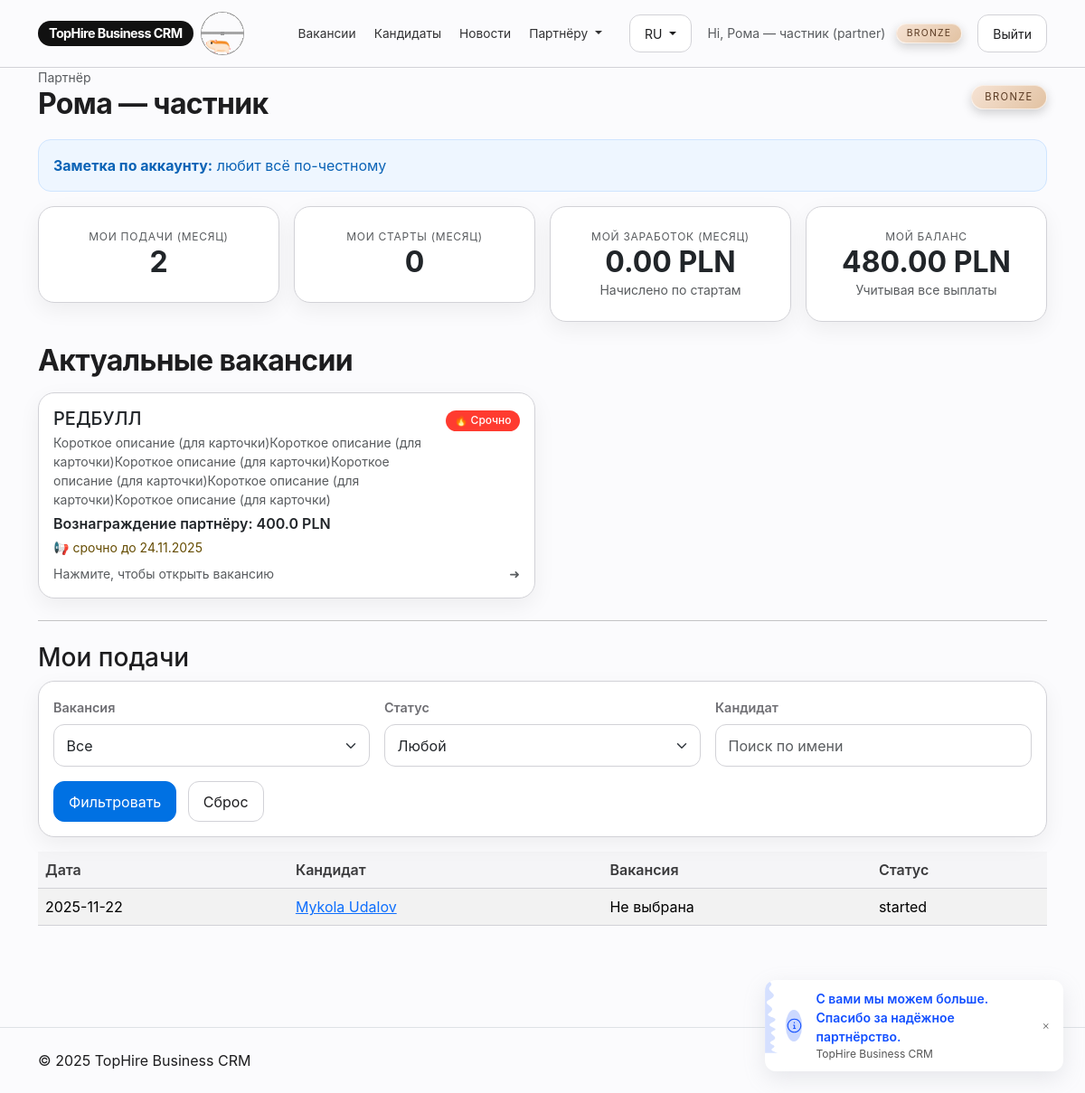
/?job_id=1 (signed in), run on the app's committed database.
### models.py (models this page shows, shortened)
class Base(DeclarativeBase):
    pass

class User(Base):
    __tablename__ = "users"
    id: Mapped[int] = mapped_column(primary_key=True)
    name: Mapped[str] = mapped_column(String(180))
    email: Mapped[str] = mapped_column(String(255), unique=True, index=True)
    password_hash: Mapped[str] = mapped_column(String(255))
    role: Mapped[str] = mapped_column(String(32))  # coordinator|recruiter|partner
    is_active: Mapped[bool] = mapped_column(Boolean, default=True)
    note: Mapped[str] = mapped_column(Text, default="")
    is_blocked: Mapped[bool] = mapped_column(Boolean, default=False)
    bank_account: Mapped[str] = mapped_column(String(255), default="")
    bank_name: Mapped[str] = mapped_column(String(255), default="")
    company_name: Mapped[str] = mapped_column(String(255), default="")
    tax_id: Mapped[str] = mapped_column(String(100), default="")
    address: Mapped[str] = mapped_column(Text, default="")
    payout_note: Mapped[str] = mapped_column(Text, default="")
    settlement_day: Mapped[int] = mapped_column(Integer, default=10)
    created_at: Mapped[datetime] = mapped_column(DateTime, default=datetime.utcnow)

class Job(Base):
    __tablename__ = "jobs"
    id: Mapped[int] = mapped_column(primary_key=True)
    title: Mapped[str] = mapped_column(String(200))
    location: Mapped[str] = mapped_column(String(200), default="")
    description: Mapped[str] = mapped_column(Text, default="")
    short_description: Mapped[str] = mapped_column(String(255), default="")
    status: Mapped[str] = mapped_column(String(32), default="active")
    priority: Mapped[str] = mapped_column(String(32), default="normal")  # urgent|normal|low
    gender_preference: Mapped[str] = mapped_column(String(32), default="")  # m/f/any, хранится как текст
    age_to: Mapped[int] = mapped_column(Integer, default=0)  # 0 = без ограничения
    partner_fee_amount: Mapped[float] = mapped_column(Float, default=0.0)
    recruiter_fee_amount: Mapped[float] = mapped_column(Float, default=0.0)
    promo_multiplier: Mapped[float] = mapped_column(Float, default=1.0)
    promo_label: Mapped[str] = mapped_column(String(255), default="")
    created_at: Mapped[datetime] = mapped_column(DateTime, default=datetime.utcnow)

class Candidate(Base):
    __tablename__ = "candidates"
    id: Mapped[int] = mapped_column(primary_key=True)
    job_id: Mapped[int] = mapped_column(ForeignKey("jobs.id"))
    submitter_id: Mapped[int] = mapped_column(ForeignKey("users.id"))
    full_name: Mapped[str] = mapped_column(String(200))
    phone: Mapped[str] = mapped_column(String(100), default="")
    email: Mapped[str] = mapped_column(String(200), default="")
    cv_url: Mapped[str] = mapped_column(String(400), default="")
    notes: Mapped[str] = mapped_column(Text, default="")
    status: Mapped[str] = mapped_column(String(32), default="Подан")
    partner_fee_offer: Mapped[float] = mapped_column(Float, default=0.0)
    recruiter_fee_offer: Mapped[float] = mapped_column(Float, default=0.0)
    created_at: Mapped[datetime] = mapped_column(DateTime, default=datetime.utcnow)

### app.py (the view, shortened to what this page needs)
@app.route("/")
@login_required
def index():
    u = g.user
    ym = date.today().strftime("%Y-%m")
    if u.role == "partner":
        jobs = (db.session.query(Job)
                .filter(Job.status=="active")
                .order_by(
                    case((Job.priority=="top", 0),
                         (Job.priority=="urgent", 1),
                         (Job.priority=="normal", 2),
                         else_=3),
                    Job.created_at.desc()
                )
                .limit(4)
                .all())
        sub_job_id = request.args.get("job_id", type=int)
        sub_status = request.args.get("status")
        sub_q = (request.args.get("q") or "").strip()
        q_sub = (db.session.query(Candidate, case((Job.status=="active", Job.title), else_=None).label("job_title"))
                 .join(Job, Candidate.job_id==Job.id)
                 .filter(Candidate.submitter_id==u.id,
                         Candidate.status != "Удалён"))
        if sub_job_id:
            q_sub = q_sub.filter(Candidate.job_id==sub_job_id)
        if sub_status:
            q_sub = q_sub.filter(Candidate.status==sub_status)
        if sub_q:
            like_val = f"%{sub_q}%"
            q_sub = q_sub.filter(Candidate.full_name.ilike(like_val))
        submissions = q_sub.order_by(Candidate.created_at.desc()).limit(200).all()
        my_submissions = db.session.query(func.count(Candidate.id)).filter(
            Candidate.submitter_id==u.id,
            func.strftime("%Y-%m", Candidate.created_at)==ym,
            Candidate.status != "Удалён").scalar() or 0
        my_starts = (db.session.query(func.count(Placement.id))
                     .join(Candidate, Candidate.id==Placement.candidate_id)
                     .filter(Candidate.submitter_id==u.id,
                             func.strftime("%Y-%m", Placement.start_date)==ym).scalar() or 0)
        my_month_accrued = (db.session.query(func.coalesce(func.sum(Placement.partner_commission), 0.0))
                             .join(Candidate, Candidate.id==Placement.candidate_id)
                             .filter(Candidate.submitter_id==u.id,
                                     func.strftime("%Y-%m", Placement.start_date)==ym).scalar() or 0.0)
        my_month_paid = (db.session.query(func.coalesce(func.sum(Placement.partner_commission), 0.0))
                          .join(Candidate, Candidate.id==Placement.candidate_id)
                          .filter(Candidate.submitter_id==u.id,
                                  Placement.partner_paid == True,
                                  Placement.partner_paid_at.is_not(None),
                                  func.strftime("%Y-%m", Placement.partner_paid_at)==ym).scalar() or 0.0)
        total_accrued = (db.session.query(func.coalesce(func.sum(Placement.partner_commission), 0.0))
                          .join(Candidate, Candidate.id==Placement.candidate_id)
                          .filter(Candidate.submitter_id==u.id).scalar() or 0.0)
        total_paid = (db.session.query(func.coalesce(func.sum(Placement.partner_commission), 0.0))
                       .join(Candidate, Candidate.id==Placement.candidate_id)
                       .filter(Candidate.submitter_id==u.id,
                               Placement.partner_paid == True).scalar() or 0.0)
        my_balance = total_accrued - total_paid
        partner_note = u.note or ""
        return render_template(
            "dash_partner.html",
            jobs=jobs,
            submissions=submissions,
            partner_note=partner_note,
            pipeline=PIPELINE,
            current_filters={"job_id": sub_job_id, "status": sub_status, "q": sub_q},
            kpi={
                "my_submissions": my_submissions,
                "my_starts": my_starts,
                "my_partner_sum": round(my_month_accrued, 2),
                "my_partner_paid": round(my_month_paid, 2),
                "my_partner_balance": round(my_balance, 2),
            },
        )

### templates/dash_partner.html (shortened to what this page needs)
{% extends "layout.html" %}
{% block content %}
<div class="d-flex justify-content-between align-items-center flex-wrap gap-3 mb-3">
  <div>
    <div class="small text-muted">Партнёр</div>
    <h1 class="hero-title mb-1">{{ g.user.name }}</h1>
  </div>
  <div>
    {% set tiers = ['Bronze','Silver','Gold','Platinum','Diamond'] %}
    {% set tier = g.user.note if g.user.note in tiers else 'Bronze' %}
    <div class="tier-badge tier-{{ tier|lower }}">{{ tier }}</div>
  </div>
</div>
{% if partner_note %}
<div class="alert alert-{{ 'danger' if 'не брать' in partner_note.lower() else 'success' }}">
  <strong>Заметка по аккаунту:</strong> {{ partner_note }}
</div>
{% endif %}
<div class="row g-3 mb-4">
  <div class="col-md-3"><div class="card p-4 kpi-card text-center">
    <div class="label small text-muted">Мои подачи (месяц)</div>
    <div class="value display-6">{{ kpi.my_submissions }}</div>
  </div></div>
  <div class="col-md-3"><div class="card p-4 kpi-card text-center">
    <div class="label small text-muted">Мои старты (месяц)</div>
    <div class="value display-6">{{ kpi.my_starts }}</div>
  </div></div>
  <div class="col-md-3"><div class="card p-4 kpi-card text-center">
    <div class="label small text-muted">Мой заработок (месяц)</div>
    <div class="value h3 mb-0">{{ "%.2f"|format(kpi.my_partner_sum) }} PLN</div>
    <div class="small text-muted">Начислено по стартам</div>
  </div></div>
  <div class="col-md-3"><div class="card p-4 kpi-card text-center">
    <div class="label small text-muted">Мой баланс</div>
    <div class="value h3 mb-0">{{ "%.2f"|format(kpi.my_partner_balance) }} PLN</div>
    <div class="small text-muted">Учитывая все выплаты</div>
  </div></div>
</div>
<h2 class="hero-title mb-3">Актуальные вакансии</h2>
<div class="row row-cols-1 row-cols-md-2 g-3">
  {% for job in jobs %}
  <div class="col">
    <div class="card h-100 p-3 position-relative job-card">
      <div class="d-flex justify-content-between align-items-start mb-1">
        <div>
          <h5 class="mb-1">{{ job.title }}</h5>
          {% if job.short_description %}
          <div class="small mt-1 text-body-secondary">
            {{ job.short_description }}
          </div>
          {% endif %}
        </div>
        <div class="text-end">
          {% if job.priority == 'urgent' %}
            <span class="badge text-bg-danger mb-1">🔥 Срочно</span><br>
          {% elif job.priority == 'low' %}
            <span class="badge text-bg-info mb-1">Низкий</span><br>
          {% else %}
            <span class="badge text-bg-secondary mb-1">Обычная</span><br>
          {% endif %}
        </div>
      </div>
      <p class="fw-semibold mb-1">Вознаграждение партнёру:
        {% if job.promo_multiplier and job.promo_multiplier > 1 %}
          <span class="text-decoration-line-through text-muted small me-1">{{ job.partner_fee_amount }} PLN</span>
          <span>{{ (job.partner_fee_amount * job.promo_multiplier)|round(2) }} PLN</span>
        {% else %}
          <span>{{ job.partner_fee_amount }} PLN</span>
        {% endif %}
      </p>
      {% if job.promo_label %}
      <p class="mb-0 small text-warning-emphasis">📢 {{ job.promo_label }}</p>
      {% endif %}
      <div class="mt-2 d-flex justify-content-between align-items-center">
        <span class="small text-muted">Нажмите, чтобы открыть вакансию</span>
        <span class="small text-muted">➜</span>
      </div>
    </div>
  </div>
  {% endfor %}
</div>
<hr class="my-4">
<h3>Мои подачи</h3>
<form method="get" class="card p-3 mb-3">
  <div class="row g-3">
    <div class="col-md-4">
      <label class="form-label">Вакансия</label>
      <select class="form-select" name="job_id">
        <option value="">Все</option>
      </select>
    </div>
    <div class="col-md-4">
      <label class="form-label">Статус</label>
      <select class="form-select" name="status">
        <option value="">Любой</option>
      </select>
    </div>
    <div class="col-md-4">
      <label class="form-label">Кандидат</label>
      <input type="text" class="form-control" name="q" placeholder="Поиск по имени" value="{{ current_filters.q or '' }}">
    </div>
  </div>
  <div class="mt-3">
    <button class="btn btn-primary me-2">Фильтровать</button>
    <a class="btn btn-outline-secondary" href="{{ url_for('index') }}">Сброс</a>
  </div>
</form>
<table class="table table-striped align-middle"><thead><tr><th>Дата</th><th>Кандидат</th><th>Вакансия</th><th>Статус</th></tr></thead>
<tbody>
  {% for c, job_title in submissions %}
  <tr>
    <td>{{ c.created_at.date() }}</td>
    <td><a href="{{ url_for('candidate_view', cand_id=c.id) }}">{{ c.full_name }}</a></td>
    <td>{{ job_title or 'Не выбрана' }}</td>
    <td>{{ c.status }}<br>
    </td>
  </tr>
  {% endfor %}
</tbody></table>
{% endblock %}

### templates/layout.html (shortened to what this page needs)
<!doctype html>
<html lang="{{ current_lang or 'ru' }}">
<head>
  <link href="https://cdn.jsdelivr.net/npm/bootstrap@5.3.3/dist/css/bootstrap.min.css" rel="stylesheet">
  <link href="{{ url_for('static', filename='css/tophire.css') }}" rel="stylesheet">
</head>
<body>
<nav class="navbar navbar-expand-lg py-2">
  <div class="container">
    <a class="navbar-brand brand d-flex align-items-center gap-2" href="{{ url_for('index') }}">
      <span class="brand-mark">{{ BRAND }}</span>
      <span class="brand-hamster d-none d-sm-inline-flex">
        <div aria-label="Orange and tan hamster running in a metal wheel"
             role="img"
             class="wheel-and-hamster">
          <div class="wheel"></div>
          <div class="hamster">
            <div class="hamster__body">
              <div class="hamster__head">
                <div class="hamster__ear"></div>
                <div class="hamster__eye"></div>
              </div>
              <div class="hamster__limb hamster__limb--fr"></div>
              <div class="hamster__limb hamster__limb--fl"></div>
              <div class="hamster__limb hamster__limb--br"></div>
              <div class="hamster__limb hamster__limb--bl"></div>
              <div class="hamster__tail"></div>
            </div>
          </div>
          <div class="spoke"></div>
        </div>
      </span>
    </a>
    {% if g.user %}
    <div class="collapse navbar-collapse" id="nav">
      <ul class="navbar-nav nav-main ms-4 me-auto align-items-lg-center gap-lg-1">
        <li class="nav-item">
          <a class="nav-link" href="{{ url_for('jobs') }}">
            {{ "Вакансії" if current_lang=="uk" else "Вакансии" }}
          </a>
        </li>
        <li class="nav-item">
          <a class="nav-link" href="{{ url_for('candidates') }}">
            {{ "Кандидати" if current_lang=="uk" else "Кандидаты" }}
          </a>
        </li>
        <li class="nav-item">
          <a class="nav-link nav-link-with-badge" href="{{ url_for('news_list') }}">
            <span class="nav-link-label">{{ "Новини" if current_lang=="uk" else "Новости" }}</span>
          </a>
        </li>
        {% if g.user.role == 'partner' %}
        <li class="nav-item dropdown">
          <a class="nav-link dropdown-toggle" href="#" id="navPartner" role="button" data-bs-toggle="dropdown" aria-expanded="false">
            {{ "Партнеру" if current_lang=="uk" else "Партнёру" }}
          </a>
        </li>
        {% endif %}
      </ul>
      <div class="navbar-utilities ms-lg-3 mt-3 mt-lg-0 w-100 w-lg-auto justify-content-between justify-content-lg-end">
        <div class="dropdown me-2">
          <button class="btn btn-sm btn-outline-secondary dropdown-toggle" type="button" data-bs-toggle="dropdown">
            {{ "UA" if current_lang=="uk" else "RU" }}
          </button>
        </div>
        <div class="navbar-user d-flex align-items-center gap-2 text-muted small flex-grow-1 flex-lg-grow-0">
          <span>
            {{ "Привіт" if current_lang=="uk" else "Hi" }}, {{ g.user.name }} ({{ g.user.role }})
          </span>
          {% if g.user.role == 'partner' %}
            {% set tiers = ['Bronze','Silver','Gold','Platinum','Diamond'] %}
            {% set tier = g.user.note if g.user.note in tiers else 'Bronze' %}
            <span class="tier-badge tier-badge-nav tier-{{ tier|lower }}">{{ tier }}</span>
          {% endif %}
        </div>
        <a class="btn btn-sm btn-outline-secondary ms-lg-2" href="{{ url_for('logout') }}">
          {{ "Вийти" if current_lang=="uk" else "Выйти" }}
        </a>
      </div>
    </div>
    {% endif %}
  </div>
</nav>
<main class="container pb-5">
  {% block content %}{% endblock %}
</main>
{% if g.user %}
<div class="bottom-toast toast-hidden" id="appreciationToast">
  <div class="toast-card">
    <div class="toast-icon-container">
    </div>
    <div class="toast-message-text-container">
      <p class="toast-message-text" id="toastMessageMain">
      </p>
      <p class="toast-sub-text">{{ BRAND }}</p>
    </div>
  </div>
</div>
{% endif %}
<footer class="py-4 mt-5 border-top">
  <div class="container d-flex justify-content-between">
    <span>© {{ 2025 }} {{ BRAND }}</span>
    <span class="small-note">{{ "Стримана, зрозуміла CRM для рекрутингу" if current_lang=="uk" else "Сдержанная, понятная CRM для рекрутинга" }}</span>
  </div>
</footer>
</body></html>

### data on the page
User: user.name "Рома — частник", user.role "partner", note "любит всё по-честному"
Job: title "РЕДБУЛЛ", short_description "Короткое описание (для карточки)Короткое описание (для карточки)Короткое описание (для карточки)Короткое описание (для карточки)Короткое описание (для карточки)Короткое описание (для карточки)", priority "🔥 Срочно", partner_fee_amount "400.0", promo_label "срочно до 24.11.2025"
Candidate: created_at "2025-11-22", full_name "Mykola Udalov", job_title "Не выбрана", status "started"

### other printed values
{{ BRAND }} "TopHire Business CRM"
{{ "Вакансії" if current_lang=="uk" else "Вакансии" }} "Вакансии"
{{ "Кандидати" if current_lang=="uk" else "Кандидаты" }} "Кандидаты"
{{ "Новини" if current_lang=="uk" else "Новости" }} "Новости"
{{ "Партнеру" if current_lang=="uk" else "Партнёру" }} "Партнёру"
{{ "UA" if current_lang=="uk" else "RU" }} "RU"
{{ "Привіт" if current_lang=="uk" else "Hi" }} "Hi"
{{ tier }} "BRONZE"
{{ "Вийти" if current_lang=="uk" else "Выйти" }} "Выйти"
{{ kpi.my_submissions }} "2"
{{ kpi.my_starts }} "0"
{{ "%.2f"|format(kpi.my_partner_sum) }} "0.00"
{{ "%.2f"|format(kpi.my_partner_balance) }} "480.00"
{{ 2025 }} "2025"
